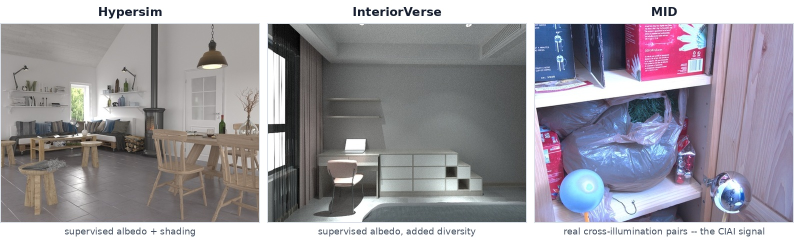
#> input picture documents/thesis/images/data/dataset_roles.jpg, 1588 x 480 px (shown at 1/2 size)
$ python build_dataset_roles_figure.py
#> lines starting #> are read from the running program, lines starting #| are printed output that depends on the picture
from matplotlib import font_manager as _fm
FONT = _fm.findfont(_fm.FontProperties(family='DejaVu Sans'))
FONTB = _fm.findfont(_fm.FontProperties(family='DejaVu Sans', weight='bold'))
#!/usr/bin/env python3
"""Three-panel overview for Chapter 4's Training Data intro (sec:data): one
representative frame per dataset, labelled with the role Sec 4.2's own prose
already assigns it -- Hypersim and InteriorVerse supply supervised albedo,
MID supplies the real cross-render pairs CIAI trains on.

Source frames (presentation/assets/generated/rev2_matrices/dataset_*.jpg) are
curated representative renders/photographs, one per dataset, not derived data;
this script's job is only the composite layout, which is where the "traces to
a script" guarantee actually applies here.

The source frames are no longer in the repository. If they are missing, the three panels are
cut out of the existing figure (same layout) and only the labels are redrawn, which keeps
the figure editable without the original files.

Run:
  python tests/viz/build_dataset_roles_figure.py
"""
from pathlib import Path

from PIL import Image, ImageDraw, ImageFont

ROOT = Path(__file__).resolve().parents[2]
SRC = ROOT / 'presentation/assets/generated/rev2_matrices'
OUT = ROOT / 'documents/thesis/images/data/dataset_roles.jpg'


PANELS = [
    ('dataset_hypersim.jpg', 'Hypersim', 'supervised albedo + shading'),
    ('dataset_interiorverse.jpg', 'InteriorVerse', 'supervised albedo, added diversity'),
    ('dataset_mid.jpg', 'MID', 'real cross-illumination pairs -- the CIAI signal'),
]


def main():
    PW, PH, gap, head = 520, 400, 14, 46
    ims = []
    if all((SRC / f).exists() for f, _, _ in PANELS):
        for f, _, _ in PANELS:
            im = Image.open(SRC / f).convert('RGB')
            s = max(PW / im.width, PH / im.height)
            im = im.resize((round(im.width * s), round(im.height * s)), Image.LANCZOS)
            x0 = (im.width - PW) // 2
            y0 = (im.height - PH) // 2
            ims.append(im.crop((x0, y0, x0 + PW, y0 + PH)))
    else:
        if not OUT.exists():
            raise SystemExit(f'no source frames in {SRC} and no existing figure at {OUT}')
        print(f'source frames missing in {SRC}; reusing the panels of {OUT.name}')
        old = Image.open(OUT).convert('RGB')
#> old is the input picture: PIL image 1588x480 RGB; mean R, G, B 155.1, 152.1, 159.2
        # keep the 2 px frame out of the crop so the redraw does not double the border
        for k in range(len(PANELS)):
            x = k * (PW + gap)
            ims.append(old.crop((x + 2, head + 2, x + PW - 2, head + PH - 2)).resize((PW, PH), Image.LANCZOS))
#> after the loop, ims = 3 items

    W = len(PANELS) * PW + (len(PANELS) - 1) * gap
    H = head + PH + 34
    canvas = Image.new('RGB', (W, H), (255, 255, 255))
#> canvas: PIL image 1588x480 RGB; every value is 255
    d = ImageDraw.Draw(canvas)
    fb, fr = ImageFont.truetype(FONTB, 24), ImageFont.truetype(FONT, 18)

    x = 0
    for im, (_, name, role) in zip(ims, PANELS):
        d.text((x + PW // 2, head // 2), name, fill=(23, 32, 51), anchor='mm', font=fb)
        canvas.paste(im, (x, head))
        d.rectangle([x, head, x + PW - 1, head + PH - 1], outline=(217, 224, 232), width=2)
        d.text((x + PW // 2, head + PH + 17), role, fill=(71, 84, 103), anchor='mm', font=fr)
        x += PW + gap
#> this loop made 3 passes
#> (name, role, x) on passes 1 to 2: ('Hypersim', 'supervised albedo + shading', 534), ('InteriorVerse', 'supervised albedo, added diversity', 1068)
#> (name, x) on pass 3: ('MID', 1602)
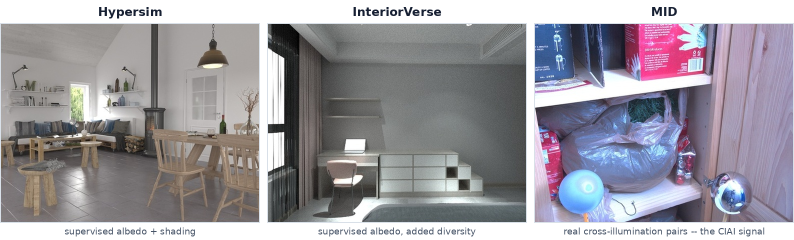
#> canvas: PIL image 1588x480 RGB (shown at 1/2 size); mean R, G, B 155, 152, 159.2
#> after the loop, x = 1602

    OUT.parent.mkdir(parents=True, exist_ok=True)
    canvas.save(OUT, quality=95)
    print(f'wrote {OUT}  {canvas.size}')
#| wrote documents/thesis/images/data/dataset_roles.jpg  (1588, 480)


if __name__ == '__main__':
    main()

$ run again, with tests/test.png saved as documents/thesis/images/data/dataset_roles.jpg
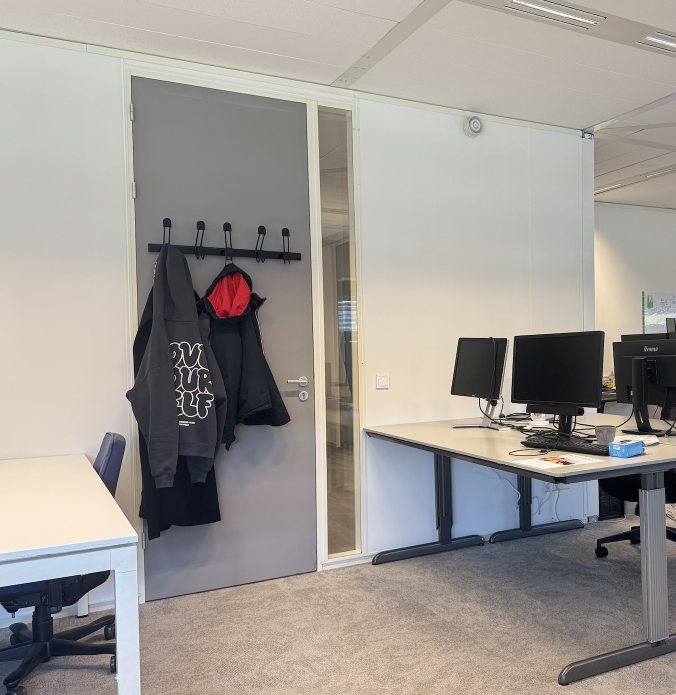
#> input picture tests/test.png, 1352 x 1390 px (shown at 1/2 size)
#> in main, old is the input picture: PIL image 1352x1390 RGB; mean R, G, B 157.4, 152.4, 147.7
#> after the loop in main, `for k in range(len(PANELS)):`: ims = 3 items
#> the loop in main, `for im, (_, name, role) in zip(ims, PANELS):` made 3 passes
#> (name, role, x) on passes 1 to 2: ('Hypersim', 'supervised albedo + shading', 534), ('InteriorVerse', 'supervised albedo, added diversity', 1068)
#> after the loop in main, `for im, (_, name, role) in zip(ims, PANELS):`:
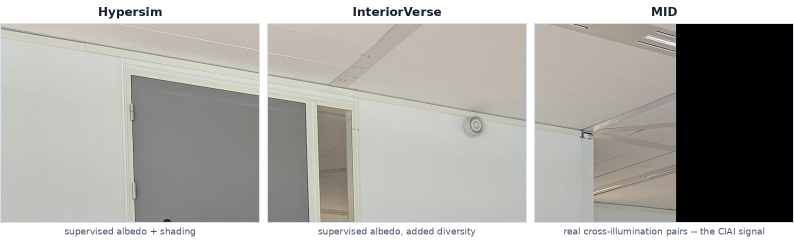
#> canvas: PIL image 1588x480 RGB (shown at 1/2 size); mean R, G, B 169.5, 168.3, 163.9
#> after the loop in main, `for im, (_, name, role) in zip(ims, PANELS):`: x = 1602
#| wrote documents/thesis/images/data/dataset_roles.jpg  (1588, 480)

$ run again, with tests/test_2.png saved as documents/thesis/images/data/dataset_roles.jpg
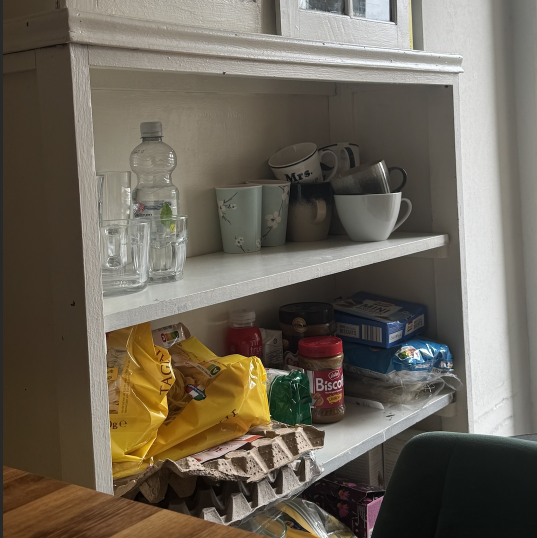
#> input picture tests/test_2.png, 1074 x 1076 px (shown at 1/2 size)
#> in main, old is the input picture: PIL image 1074x1076 RGB; mean R, G, B 109, 101.3, 88.7
#> after the loop in main, `for k in range(len(PANELS)):`: ims = 3 items
#> the loop in main, `for im, (_, name, role) in zip(ims, PANELS):` made 3 passes
#> (name, role, x) on passes 1 to 2: ('Hypersim', 'supervised albedo + shading', 534), ('InteriorVerse', 'supervised albedo, added diversity', 1068)
#> after the loop in main, `for im, (_, name, role) in zip(ims, PANELS):`:
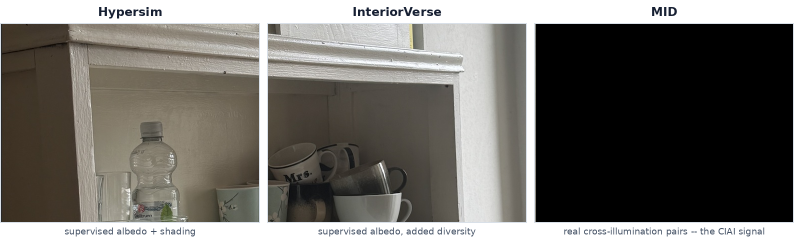
#> canvas: PIL image 1588x480 RGB (shown at 1/2 size); mean R, G, B 111.2, 108.7, 103.8
#> after the loop in main, `for im, (_, name, role) in zip(ims, PANELS):`: x = 1602
#| wrote documents/thesis/images/data/dataset_roles.jpg  (1588, 480)
